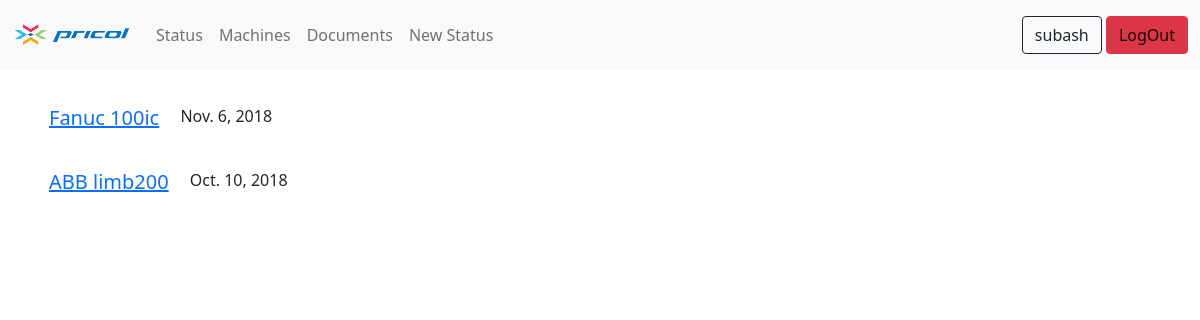
The page /machines/ (signed in) on the database its author committed.
### status/models.py (models this page shows, shortened)
class Machine(models.Model):
    name = models.CharField(max_length=50)
    manufacture_year = models.DateField()

### status/views.py (the view)
# urls.py: path('machines/', MachinePageView.as_view(), name='machines'),
class MachinePageView(ListView):
    model = Machine
    template_name = 'machines.html'

### templates/machines.html
{% extends 'base.html' %}
{% block content %}
<br>
{% for machine in machine_list%}
    <ul>
        <p class="fs-6"><a href="{% url 'machine_detail' machine.pk%}" class="btn btn-link btn-lg" tabindex="-1" role="button" aria-disabled="true">
            {{ machine.name }}</a> {{ machine.manufacture_year }}</p>
    </ul>
{% endfor %}
{% endblock %}

### templates/base.html (shortened to what this page needs)
{% load static %}
<head>
    <link href="https://cdn.jsdelivr.net/npm/bootstrap@5.1.3/dist/css/bootstrap.min.css" rel="stylesheet"
></head>
{% if user.is_authenticated %}
<nav class="navbar navbar-expand-lg navbar-light bg-light">
  <div class="container-fluid">
    <a class="navbar-brand" href="#">
      <img src="{% static 'logo-img.png' %}" alt="" width="120" height="24" class="d-inline-block align-text-top">
    </a>
    <div class="collapse navbar-collapse" id="navbarText">
      <ul class="navbar-nav me-auto mb-2 mb-lg-0">
        <li class="nav-item">
          <a class="nav-link" href="{% url 'home' %}">Status</a>
        </li>
        <li class="nav-item">
          <a class="nav-link" href="{% url 'machines' %}">Machines</a>
        </li>
        <li class="nav-item">
          <a class="nav-link" href="{% url 'documents' %}">Documents</a>
        </li>
        <li class="nav-item">
          <a class="nav-link" href="{% url 'new_status' %}">New Status</a>
        </li>
      </ul>
      <span class="navbar-text">
        {% if user.is_authenticated %}
          <button type="button" class="btn btn-outline-dark">{{ user.username }}</button>
          <a href="{% url 'logout' %}" class="btn btn-danger" tabindex="-1" role="button" aria-disabled="true">LogOut</a>
        {% else %}
          <a href="{% url 'login' %}" class="btn btn-info" tabindex="-1" role="button" aria-disabled="true">LogIn</a>
          <a href="{% url 'signup' %}" class="btn btn-warning" tabindex="-1" role="button" aria-disabled="true">SignUp</a>
        {% endif %}
      </span>
    </div>
  </div>
</nav>
{% endif %}
<body>
{% if user.is_authenticated %}
    {% block content %}
    {% endblock %}
{% endif %}
</body>

### rows shown on the page
Machine: name "Fanuc 100ic", manufacture_year "Nov. 6, 2018"
Machine: name "ABB limb200", manufacture_year "Oct. 10, 2018"

### other values the page prints
{{ user.username }} "subash"
